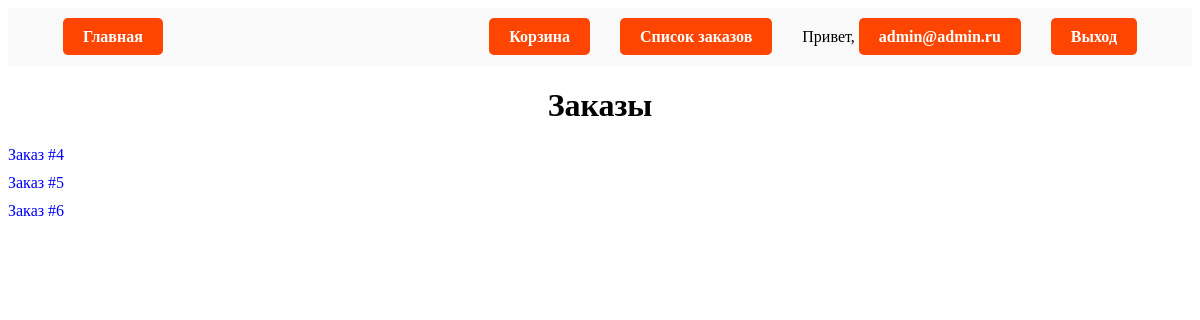
The page /orders/ (signed in) on the database as committed earlier.
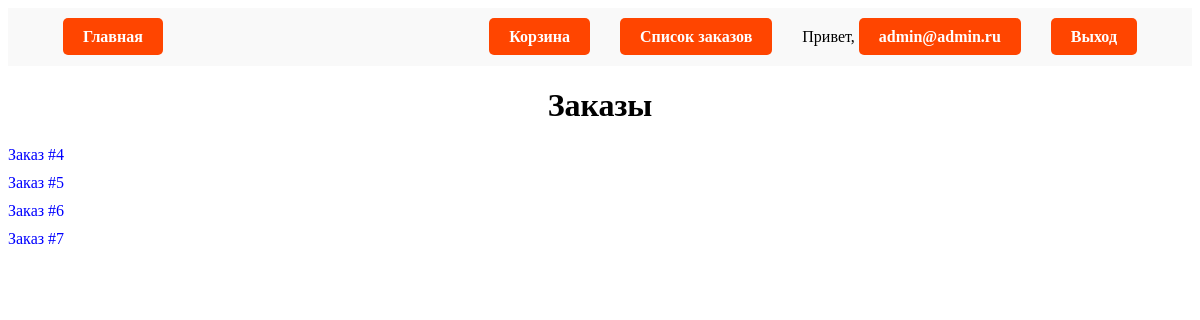
The same page on the database as committed later.
### shop/models.py (models this page shows, shortened)
class Order(models.Model):
    buyer = models.ForeignKey(CustomUser, on_delete=models.CASCADE)
    delivery_address = models.CharField(_('delivery_address'), max_length=255)
    status = models.CharField(max_length=50, default='Pending')
    promocode = models.CharField(_('promocode'), max_length=15, blank=True, null=True)
    created_at = models.DateTimeField(auto_now_add=True)
    receipt = models.ImageField(upload_to='receipts/', blank=True, null=True)
    paid = models.BooleanField(default=False)

### shop/views.py (the view)
# urls.py: path('orders/', views.OrderListView.as_view(), name='order_list'),
class OrderListView(LoginRequiredMixin, ListView):
    model = Order
    template_name = 'shop/order_list.html'
    context_object_name = 'orders'

### shop/templates/shop/order_list.html (shortened to what this page needs)
{% extends "shop/base.html" %}
{% block content %}
<h1 class="orders-heading">
  Заказы
</h1>
<ul class="orders-list">
  {% for order in orders %}
  <li class="order-item">
    <a class="order-link" href="{% url 'shop:order_detail' order.id %}">Заказ #{{ order.id }}</a>
  </li>
  {% empty %}
  <li class="no-orders">Нет новых заказов</li>
  {% endfor %}
</ul>
{% endblock %}

Rows that differ between the two databases and show on the page:
added Order: id "7"
